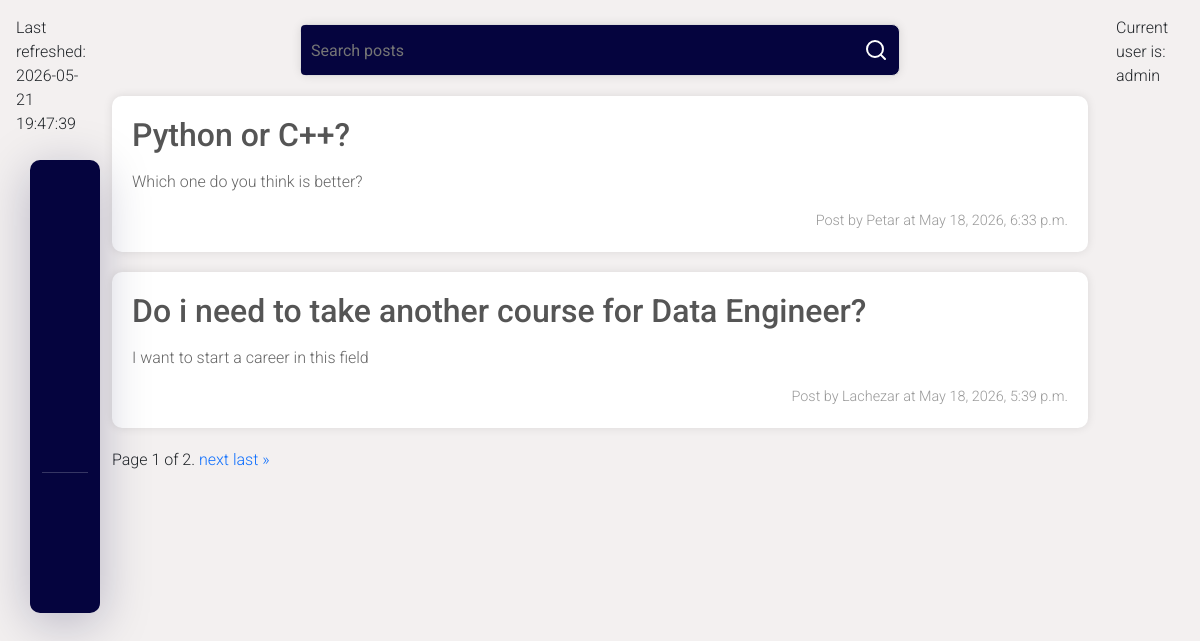
The app's page / (signed in) with its own data.
### forum/models.py (models this page shows, shortened)
class PostBaseModel(models.Model):
    title = models.CharField(
        max_length=100
    )
    context = models.TextField()
    author = models.CharField(
        max_length=30
    )
    created_at = models.DateTimeField(
        auto_now_add=True,
        blank=True,
        null=True
    )
    language = models.CharField(
        choices=LanguageChoices.choices,
        default=LanguageChoices.OTHER
    )
    image = models.ImageField(
        upload_to='media_files',
        null=True,
        blank=True
    )

### forum/views.py (the view)
# urls.py: path('',views.DashboardView.as_view(),name='dashboard'),
class DashboardView(ListView):
    template_name = 'dashboard.html'
    model = PostBaseModel
    context_object_name = 'posts'
    paginate_by = 2
    def get_queryset(self):
        queryset = super().get_queryset().order_by('-created_at')
        self.form = SearchForm(self.request.GET)
        if self.form.is_valid():
            query = self.form.cleaned_data.get('query')
            if query:
                queryset = queryset.filter(title__icontains=query)
        return queryset
    def get_context_data(self,**kwargs):
        context = super().get_context_data(**kwargs)
        context['search_form'] = self.form
        if hasattr(self, 'form') and self.form.is_valid():
            query = self.form.cleaned_data.get('query')
            if query:
                context['query'] = query
        return context

### forum/forms.py
class SearchForm(forms.Form):
        query = forms.CharField(
            label='',
            required=False,
            max_length=100,
            widget=forms.TextInput(
                attrs={
                    'placeholder':'Search posts'
                }
            )
        )

### forum/templatetags/current_time.py (called while the page is built)
@register.simple_tag(name='current_time')
def get_current_time(format_time='%Y-%m-%d %H:%M:%S'):
    return datetime.now().strftime(format_time)

### forum/templatetags/markdown_extras.py (called while the page is built)
@register.filter(name='markdown')
def markdown_filter(text):
    return mark_safe(markdown.markdown(text))

### forum/templatetags/user_info.py (called while the page is built)
@register.inclusion_tag('username_info.html')
def user_info(user):
    return {
        'user':user.username
    } if user.is_authenticated else {'user':'Anonymous'}

### templates/dashboard.html (shortened to what this page needs)
{% extends 'base.html' %}
{% load markdown_extras %}
{% load recent_questions %}
{% load static %}
{% block content %}
    <form class = 'search-bar' action="{% url 'dashboard' %}">
        {{ search_form }}
        <button style="color: white">
            <svg xmlns="http://www.w3.org/2000/svg" width="24" height="24" viewBox="0 0 24 24" fill="none" stroke="currentColor" stroke-width="2" stroke-linecap="round" stroke-linejoin="round" class="lucide lucide-search-icon lucide-search"><path d="m21 21-4.34-4.34"/><circle cx="11" cy="11" r="8"/></svg>
        </button>
    </form>
    <div class="posts">
        {% for post in posts %}
            <div class="post">
                <a class="post-url" href="{% url 'detail-post' post.pk %}">
                    <h2>{{ post.title }}</h2>
                    <p>{{ post.context|markdown }}</p>
                    <div class="post-meta">
                        <span>Post by {{ post.author|default:'Anonymous' }} at {{ post.created_at }}</span>
                    </div>
                </a>
                </div>
        {% endfor %}
        <div class="pagination">
             <span class="step-links">
                 <span class="current">
                Page {{ page_obj.number }} of {{ page_obj.paginator.num_pages }}.
                </span>
                 {% if page_obj.has_next %}
                     <a href="?page={{ page_obj.next_page_number }}&query={{ query }}">next</a>
                     <a href="?page={{ page_obj.paginator.num_pages }}&query={{ query }}">last &raquo;</a>
                 {% endif %}
             </span>
        </div>
        </div>
{% endblock %}

### templates/username_info.html
<div>
    Current user is: {{ user }}
</div>

### static/css/posts.css (style rules this page uses)
body { font-family: "Roboto", sans-serif; font-weight: 300; font-style: normal; background-color: #f3f0f0; margin: 0; padding: 0; }
a { text-decoration: none; }
.posts { margin-top: 20px; display: flex; flex-direction: column; gap: 20px; }
.post { position: relative; padding: 20px; border-radius: 10px; background-color: #ffffff; box-shadow: 0 0 10px rgba(0, 0, 0, 0.1); }
.post h2 { margin: 0; color: #555; text-align: left; }
.post p { color: #666; text-align: left; }
.post-meta { margin-top: 10px; display: flex; justify-content: end; font-size: 0.9em; color: #999; }

### static/css/nav.css (style rules this page uses)
*, *:after, *:before { box-sizing: border-box; }

### static/css/forms.css (style rules this page uses)
form { width: 100%; max-width: 600px; margin: 0 auto; padding: 20px; background-color: #89a5ff; border: 1px solid #ddd; border-radius: 8px; box-shadow: 0 0 10px rgba(0, 0, 0, 0.1); }
form div { margin-bottom: 15px; }
form input[type="text"], form textarea { width: 100%; padding: 10px; font-size: 16px; border: 1px solid #ccc; border-radius: 4px; }

### static/css/search-bar.css (style rules this page uses)
.search-bar { width: 100%; height: 52px; display: flex; justify-content: flex-end; padding: 0; box-shadow: 0 0 10px rgba(0, 0, 0, 0.1); }
.search-bar { background-color: #05043e; }
.search-bar div { width: 100%; height: 100%; }
.search-bar button { background-color: transparent; border: none; margin-right: 5px; }
.search-bar div input[type="text"] { background-color: #05043e; border: none; padding-left: 10px; height: 50px; color: white; }

### records on screen
PostBaseModel: title "Python or C++?", context "Which one do you think is better?", author "Petar", created_at "May 18, 2026, 6:33 p.m."
PostBaseModel: title "Do i need to take another course for Data Engineer?", context "I want to start a career in this field", author "Lachezar", created_at "May 18, 2026, 5:39 p.m."

### other values on screen
{{ page_obj.number }} "1"
{{ page_obj.paginator.num_pages }} "2"
{{ user }} "admin"
